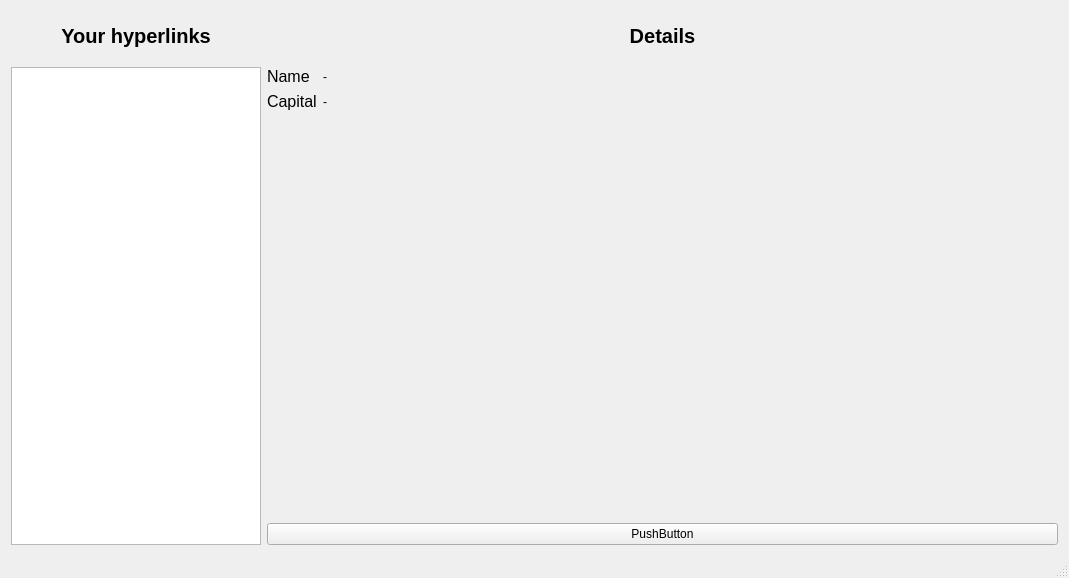
<?xml version="1.0" encoding="UTF-8"?>
<ui version="4.0">
 <class>MainWindow</class>
 <widget class="QMainWindow" name="MainWindow">
  <property name="geometry">
   <rect>
    <x>0</x>
    <y>0</y>
    <width>1069</width>
    <height>578</height>
   </rect>
  </property>
  <property name="windowTitle">
   <string>MainWindow</string>
  </property>
  <widget class="QWidget" name="centralWidget">
   <layout class="QHBoxLayout" name="horizontalLayout">
    <item>
     <layout class="QVBoxLayout" name="leftLayout" stretch="0,0">
      <property name="spacing">
       <number>6</number>
      </property>
      <item>
       <widget class="QLabel" name="titleCountriesLabel">
        <property name="sizePolicy">
         <sizepolicy hsizetype="Preferred" vsizetype="Preferred">
          <horstretch>0</horstretch>
          <verstretch>0</verstretch>
         </sizepolicy>
        </property>
        <property name="minimumSize">
         <size>
          <width>0</width>
          <height>50</height>
         </size>
        </property>
        <property name="maximumSize">
         <size>
          <width>250</width>
          <height>16777215</height>
         </size>
        </property>
        <property name="font">
         <font>
          <pointsize>15</pointsize>
          <bold>true</bold>
         </font>
        </property>
        <property name="text">
         <string>Your hyperlinks</string>
        </property>
        <property name="alignment">
         <set>Qt::AlignCenter</set>
        </property>
       </widget>
      </item>
      <item>
       <widget class="QListView" name="countryListView">
        <property name="sizePolicy">
         <sizepolicy hsizetype="Expanding" vsizetype="Expanding">
          <horstretch>0</horstretch>
          <verstretch>0</verstretch>
         </sizepolicy>
        </property>
        <property name="maximumSize">
         <size>
          <width>250</width>
          <height>16777215</height>
         </size>
        </property>
       </widget>
      </item>
     </layout>
    </item>
    <item>
     <layout class="QVBoxLayout" name="rightLayout">
      <item>
       <widget class="QLabel" name="titleDetailsLabel">
        <property name="minimumSize">
         <size>
          <width>0</width>
          <height>50</height>
         </size>
        </property>
        <property name="font">
         <font>
          <pointsize>15</pointsize>
          <bold>true</bold>
         </font>
        </property>
        <property name="text">
         <string>Details</string>
        </property>
        <property name="alignment">
         <set>Qt::AlignCenter</set>
        </property>
       </widget>
      </item>
      <item>
       <layout class="QFormLayout" name="countryDetailsLayout">
        <property name="leftMargin">
         <number>0</number>
        </property>
        <item row="0" column="0">
         <widget class="QLabel" name="formNameLabel">
          <property name="font">
           <font>
            <pointsize>12</pointsize>
           </font>
          </property>
          <property name="text">
           <string>Name</string>
          </property>
         </widget>
        </item>
        <item row="0" column="1">
         <widget class="QLabel" name="countryNameLabel">
          <property name="text">
           <string>-</string>
          </property>
         </widget>
        </item>
        <item row="1" column="0">
         <widget class="QLabel" name="formCapitalLabel">
          <property name="font">
           <font>
            <pointsize>12</pointsize>
           </font>
          </property>
          <property name="text">
           <string>Capital</string>
          </property>
         </widget>
        </item>
        <item row="1" column="1">
         <widget class="QLabel" name="countryCapitalLabel">
          <property name="text">
           <string>-</string>
          </property>
         </widget>
        </item>
       </layout>
      </item>
      <item>
       <spacer name="verticalSpacer">
        <property name="orientation">
         <enum>Qt::Vertical</enum>
        </property>
        <property name="sizeHint" stdset="0">
         <size>
          <width>20</width>
          <height>40</height>
         </size>
        </property>
       </spacer>
      </item>
      <item>
       <widget class="QPushButton" name="pushButton">
        <property name="text">
         <string>PushButton</string>
        </property>
       </widget>
      </item>
     </layout>
    </item>
   </layout>
  </widget>
  <widget class="QStatusBar" name="statusBar"/>
 </widget>
 <layoutdefault spacing="6" margin="11"/>
 <resources/>
 <connections/>
</ui>
